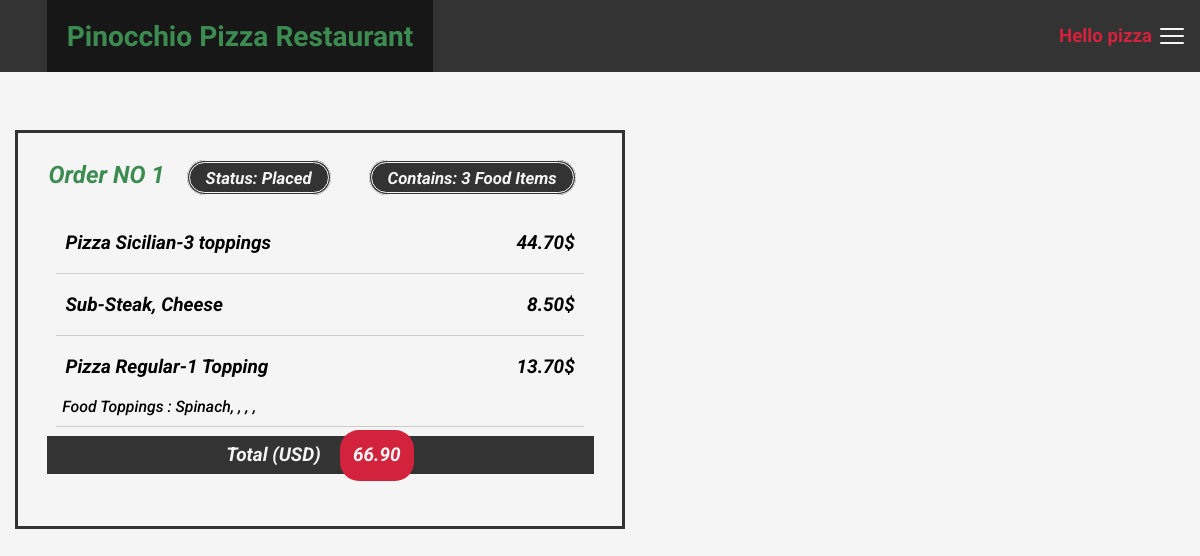
/1/ (signed in), run on the app's committed database.
### ordering_app/models.py (models this page shows, shortened)
class Order(models.Model):
    cust_id = models.ForeignKey(User, on_delete=models.CASCADE, related_name="customer_id")
    status_selection = (
        ('NP', 'Not Placed'),
        ('PL', 'Placed'),
        ('IN', 'In Progress'),
        ('CO', 'Completed'),
    )
    status = models.CharField(max_length=2, choices=status_selection)
    def __str__(self):
        return f"order no: {self.id}"

class OrderItem(models.Model):
    order_id = models.ForeignKey(Order, on_delete=models.CASCADE, related_name="order_id")
    food_id = models.ForeignKey(Food, on_delete=models.CASCADE, related_name="order_food_id")
    food_price = models.ForeignKey(Price, on_delete=models.CASCADE, related_name="order_price_id")
    food_topping1 = models.ForeignKey(Topping, blank=True, null=True, on_delete=models.CASCADE, related_name="order_topping1_id")
    food_topping2 = models.ForeignKey(Topping, blank=True, null=True, on_delete=models.CASCADE, related_name="order_topping2_id")
    food_topping3 = models.ForeignKey(Topping, blank=True, null=True, on_delete=models.CASCADE, related_name="order_topping3_id")
    food_topping4 = models.ForeignKey(Topping, blank=True, null=True, on_delete=models.CASCADE, related_name="order_topping4_id")
    food_topping5 = models.ForeignKey(Topping, blank=True, null=True, on_delete=models.CASCADE, related_name="order_topping5_id")

class Food(models.Model):
    cat_id = models.ForeignKey(Category, on_delete=models.CASCADE, related_name="food_cat")
    name = models.CharField(max_length=64)
    image = models.ImageField(upload_to=save_img, null=True)
    toppings_no = models.IntegerField(default=0)
    def __str__(self):
        return f"{self.cat_id.name}-{self.name}"

class Category(models.Model):
    name = models.CharField(max_length=64)

class Price(models.Model):
    food_id = models.ForeignKey(Food, on_delete=models.CASCADE, related_name="price_food_id")
    name_selection = (
        ('O', 'One Size'),
        ('S', 'Small'),
        ('L', 'Large'),
    )
    name = models.CharField(max_length=1, choices=name_selection)
    price = models.DecimalField(max_digits=4, decimal_places=2)

class Topping(models.Model):
    cat_id = models.ForeignKey(Category, on_delete=models.CASCADE, related_name="topping_cat")
    name = models.CharField(max_length=64)

### ordering_app/views.py (the view)
# urls.py: path("<int:orderid>/", views.orders_view, name="orders_view"),
@login_required
def orders_view(request, orderid):
    try:
        posted_order = Order.objects.filter(id=orderid, cust_id=request.user.id).exclude(status="NP").first()
    except:
        raise Http404("You don't have orders yet")
    context = {
    "posted_order": posted_order
    }
    try:
        context["posted_orders"] = Order.objects.filter(cust_id=request.user.id).exclude(status="NP").all()
    except:
        pass
    try:
        context["fooditems"] = Order.objects.filter(cust_id=request.user.id, id=orderid).first().order_id.all()
    except:
        raise Http404("You don't have an order with this no")
    context["total"] = 0
    for i in context["fooditems"]:
        context["total"] += i.food_price.price
    return render(request, "orders.html", context)

### templates/orders.html (shortened to what this page needs)
{% extends "layout.html" %}
{% load static %}
{% block css %}
  <link rel="stylesheet" href="{% static 'main.css' %}">
{% endblock %}
{% block body %}
  <div class="col-md-12">
    <div class="receipt">
      <legend>Order NO {{ posted_order.id }}
        <span class="badge badge-small">Status: {{ posted_order.get_status_display }}</span>
        <span class="badge badge-small">Contains: {{fooditems|length}} Food Items</span>
      </legend>
      <br>
      {% for item in fooditems %}
        <div class="receipt-item">{{ item.food_id }}
          <span class="receipt-item-price">{{ item.food_price.price }}$</span>
        </div>
        {% if item.food_topping1 is None %}
        {% else %}
          <small class="receipt-item-details">Food Toppings : {{ item.food_topping1.name|default_if_none:"no toppings" }}, , , , </small>
        {% endif %}
        <hr>
      {% endfor %}
      <div class="total">
        <span>Total (USD)</span>
        <strong>{{ total }}</strong>
      </div>
      <br>
    </div>
  </div>
{% endblock %}

### templates/layout.html (shortened to what this page needs)
{% load static %}
<!DOCTYPE html>
<html>
    <head>
      {% block css %}
      {% endblock %}
    </head>
    <body>
      <header>
        <div id="site_logo" class="navbar-nav mr-auto">
          <a class="navbar-brand" href="{% url 'index' %}"><h3> Pinocchio Pizza Restaurant </h3></a>
        </div>
        <nav class="navbar">
          <div id="display_name" class="navbar-items">
            {% if user.is_authenticated %}
              <div class="user-display-area">
                <h3 id="display_name_is" class="nav-item nav-link">Hello {{ user.username }}</h3>
              </div>
              <label class="nav-toggle-lable" for="nav-toggle">
                <span></span>
              </label>
            {% else %}
              <a class="nav-item nav-link" href="{% url 'login' %}">Login</a>
              <a class="nav-item nav-link" href="{% url 'register' %}">Register</a>
            {% endif %}
          </div>
        </nav>
      </header>
      <main role="main" class="main-view">
        <div class="container">
          <div class="grid-row">
            <div class="col-md-12">
            </div>
              {% block body %}
              {% endblock %}
          </div>
        </div>
      </main>
    </body>
</html>

### static/main.css (style rules this page uses)
:root { --main-bg-color: #F5F5F5; --color-1: #333333; --color-2: #3C8B50; --color-3: #D3223C; --color-err: indianred; }
*, *::before, *::after { box-sizing: border-box; }
body { margin: 0; background-color: var(--main-bg-color); font-family: "Roboto", sans-serif; font-weight: 500; }
header { background: var(--color-1); position: fixed; display: grid; width: 100%; text-align: center; z-index: 999; grid-template-columns: repeat(5, 1fr); font-weight: 900; }
main.main-view { position: absolute; top: 80px; left: 0; }
.container { width: 90%; margin: 0 auto; display: flex; justify-content: center; }
.grid-row { width: 100%; height: max-content; display: grid; grid-template-columns: repeat(12, 1fr); grid-auto-flow: dense; gap: 0.3em; align-items: center; justify-content: center; }
hr { grid-column: 1/-1; display: block; height: 1px; border: 0; border-top: 1px solid #ccc; margin: 0.5em; padding: 0; }
#site_logo { grid-column: 1 / 3; justify-self: center; background-color: #171717; }
.navbar-brand { font-family: 'Kaushan Script', cursive; font-size: 1.5rem; text-decoration: none; color: var(--color-2); }
.navbar-brand h3 { margin: 0.7em; }
.navbar { grid-column: 4 / 6; width: auto; justify-self: right; align-self: center; font-size: 1rem; margin-right: 3em; }
.user-display-area { float: left; display: flex; height: 100%; align-items: center; }
.user-display-area h3 { color: var(--color-3); float: right; }
.user-display-area ~ .nav-toggle-lable { color: var(--main-bg-color); position: absolute; top: 0; right: 0; margin-right: 1em; display: flex; height: 100%; align-items: center; cursor: pointer; }
.nav-toggle-lable span, .nav-toggle-lable span::before, .nav-toggle-lable span::after { display: block; background: var(--main-bg-color); width: 1.5rem; height: 2px; border-radius: 5px; position: relative; }
.nav-toggle-lable span::before, .nav-toggle-lable span::after { content: ''; position: absolute; }
.nav-toggle-lable span::before { bottom: 7px; }
.nav-toggle-lable span::after { top: 7px; }
.col-md-12, .alert { grid-column: 1 / -1; justify-self: center; width: max-content; padding: 15px; font-weight: 700; font-size: 19px; font-style: oblique; text-align: center; border-radius: 15px; }
legend { font-weight: 700; font-size: 1.5rem; color: var(--color-2); }
small { display: block; padding-top: 1em; }
.receipt { border: 3px solid var(--color-1); padding: 1.5em; }
.badge { border: var(--main-bg-color) 3px double; border-radius: 3em; padding: 0.3rem 1rem; margin: 0 1rem; background-color: var(--color-1); color: var(--main-bg-color); }
.badge-small { font-size: 0.7em; font-weight: 700; }
.receipt-item { margin: 1em; text-align: left; }
.receipt-item-price { float: right; }
.receipt-item-details { margin: 0 1em; text-align: left; font-weight: 500; padding: 0; }
.total { display: flex; width: 100%; height: 2em; color: var(--main-bg-color); line-height: 1.3; align-items: center; justify-content: center; background-color: var(--color-1); }
.total strong { background-color: var(--color-3); border-radius: 1em; margin-left: 1em; padding: 0.7em; }

### data on the page
Order: id "1", status "Placed"
OrderItem: food_id "Pizza Sicilian-3 toppings", food_price.price "44.70"
OrderItem: food_id "Sub-Steak, Cheese", food_price.price "8.50"
OrderItem: food_id "Pizza Regular-1 Topping", food_price.price "13.70", food_topping1.name "Spinach"

### other printed values
{{ user.username }} "pizza"
{{ fooditems|length }} "3"
{{ total }} "66.90"
